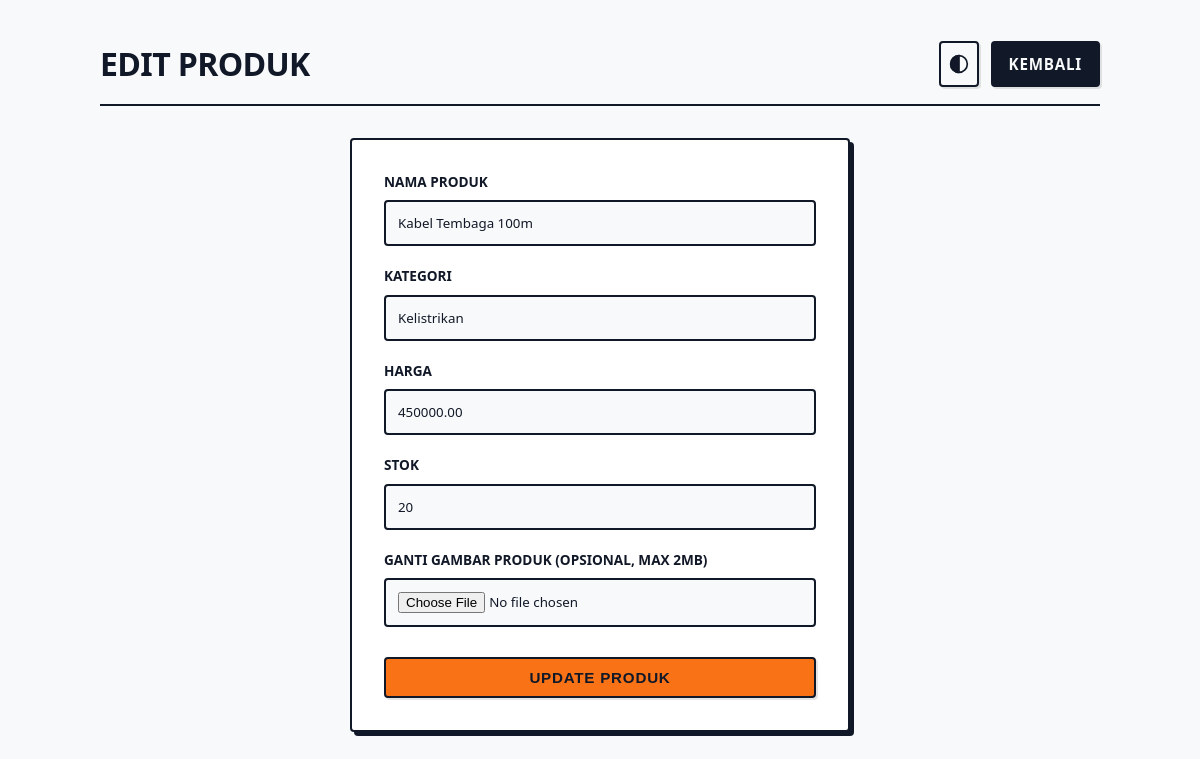
Screenshot of /edit.php?id=6 with the database file from the repository.
### tables this page shows
CREATE TABLE `products` (
  `id` int(11) NOT NULL AUTO_INCREMENT,
  `name` varchar(100) NOT NULL,
  `category` varchar(50) NOT NULL DEFAULT 'Umum',
  `price` decimal(12,2) NOT NULL,
  `stock` int(11) NOT NULL DEFAULT 0,
  `image_path` varchar(255) DEFAULT NULL,
  `created_at` timestamp NOT NULL DEFAULT current_timestamp(),
  PRIMARY KEY (`id`),
  UNIQUE KEY `name` (`name`)
);

### edit.php (the view, shortened to what this page needs)
<?php
require_once 'config/db.php';
$id = $_GET['id'] ?? null;
$stmt = $pdo->prepare("SELECT * FROM products WHERE id = :id");
$stmt->execute([':id' => $id]);
$product = $stmt->fetch();
$old = [
    'name' => $product['name'],
    'category' => $product['category'],
    'price' => $product['price'],
    'stock' => $product['stock']
];
?>
<!DOCTYPE html>
<html lang="id">
<head>
    <link rel="stylesheet" href="assets/style.css">
</head>
<body>
    <div class="container">
        <header>
            <div class="logo">
                <h1>Edit Produk</h1>
            </div>
            <div class="header-actions">
                <button type="button" onclick="toggleTheme()" class="btn theme-toggle" title="Toggle Theme" style="padding: 8px; display: flex; align-items: center; justify-content: center;">
                    <svg xmlns="http://www.w3.org/2000/svg" width="20" height="20" viewBox="0 0 24 24" fill="none" stroke="currentColor" stroke-width="2" stroke-linecap="round" stroke-linejoin="round">
                        <circle cx="12" cy="12" r="10"></circle>
                        <path d="M12 2a10 10 0 0 0 0 20z" fill="currentColor"></path>
                    </svg>
                </button>
                <a href="index.php" class="btn">Kembali</a>
            </div>
        </header>
        <div class="form-container">
            <form action="edit.php?id=<?php echo $id; ?>" method="POST" enctype="multipart/form-data">
                <div class="form-group">
                    <label>Nama Produk</label>
                    <input type="text" name="name" value="<?php echo htmlspecialchars($old['name'], ENT_QUOTES, 'UTF-8'); ?>" required>
                </div>
                <div class="form-group">
                    <label>Kategori</label>
                    <input type="text" name="category" value="<?php echo htmlspecialchars($old['category'], ENT_QUOTES, 'UTF-8'); ?>" required>
                </div>
                <div class="form-group">
                    <label>Harga</label>
                    <input type="number" step="0.01" name="price" value="<?php echo htmlspecialchars($old['price'], ENT_QUOTES, 'UTF-8'); ?>" required>
                </div>
                <div class="form-group">
                    <label>Stok</label>
                    <input type="number" name="stock" value="<?php echo htmlspecialchars($old['stock'], ENT_QUOTES, 'UTF-8'); ?>" required>
                </div>
                <div class="form-group">
                    <label>Ganti Gambar Produk (Opsional, Max 2MB)</label>
                    <input type="file" name="image" accept="image/jpeg, image/png, image/webp, image/gif">
                </div>
                <button type="submit" class="btn btn-primary" style="width: 100%; margin-top: 10px;">UPDATE PRODUK</button>
            </form>
        </div>
    </div>
</body>
</html>

### assets/style.css (style rules this page uses)
:root { --bg-color: #f8f9fa; --surface: #ffffff; --text-main: #111827; --text-muted: #6b7280; --border-color: #111827; --primary: #f97316; --primary-hover: #ea580c; --danger: #dc2626; --danger-hover: #b91c1c; --warning: #facc15; --warning-text: #854d0e; --focus-ring: #f97316; --radius: 4px; --shadow: 4px 4px 0px rgba(17, 24, 39, 1); }
* { box-sizing: border-box; margin: 0; padding: 0; }
body { font-family: system-ui, -apple-system, BlinkMacSystemFont, "Segoe UI", Roboto, sans-serif; background-color: var(--bg-color); color: var(--text-main); line-height: 1.5; padding: 40px 20px; transition: background-color 0.2s, color 0.2s; }
.container { max-width: 1000px; margin: 0 auto; }
header { display: flex; justify-content: space-between; align-items: center; margin-bottom: 32px; padding-bottom: 16px; border-bottom: 2px solid var(--border-color); }
.logo { display: flex; align-items: center; gap: 12px; }
h1 { font-size: 2rem; font-weight: 800; text-transform: uppercase; letter-spacing: -0.02em; }
.btn { display: inline-flex; align-items: center; justify-content: center; padding: 10px 16px; font-size: 0.95rem; font-weight: 700; background-color: var(--text-main); color: var(--bg-color); text-decoration: none; border: 2px solid var(--text-main); border-radius: var(--radius); cursor: pointer; box-shadow: 2px 2px 0px rgba(0,0,0,0.1); transition: transform 0.1s, box-shadow 0.1s; text-transform: uppercase; letter-spacing: 0.05em; gap: 8px; }
.btn-primary { background-color: var(--primary); border-color: var(--text-main); color: #111827; }
.theme-toggle { background: transparent; border: 2px solid var(--border-color); color: var(--text-main); padding: 8px; }
.form-container { background: var(--surface); padding: 32px; border: 2px solid var(--border-color); border-radius: var(--radius); box-shadow: var(--shadow); max-width: 500px; margin: 0 auto; }
.form-group { margin-bottom: 20px; }
.form-group label { display: block; margin-bottom: 8px; font-weight: 700; text-transform: uppercase; font-size: 0.85rem; }
.form-group input { width: 100%; padding: 12px; border: 2px solid var(--border-color); border-radius: var(--radius); background-color: var(--bg-color); color: var(--text-main); font-family: inherit; }
.header-actions { display: flex; gap: 12px; }

### rows the page displays
products: name "Kabel Tembaga 100m", category "Kelistrikan", price "450000.00", stock "20"
